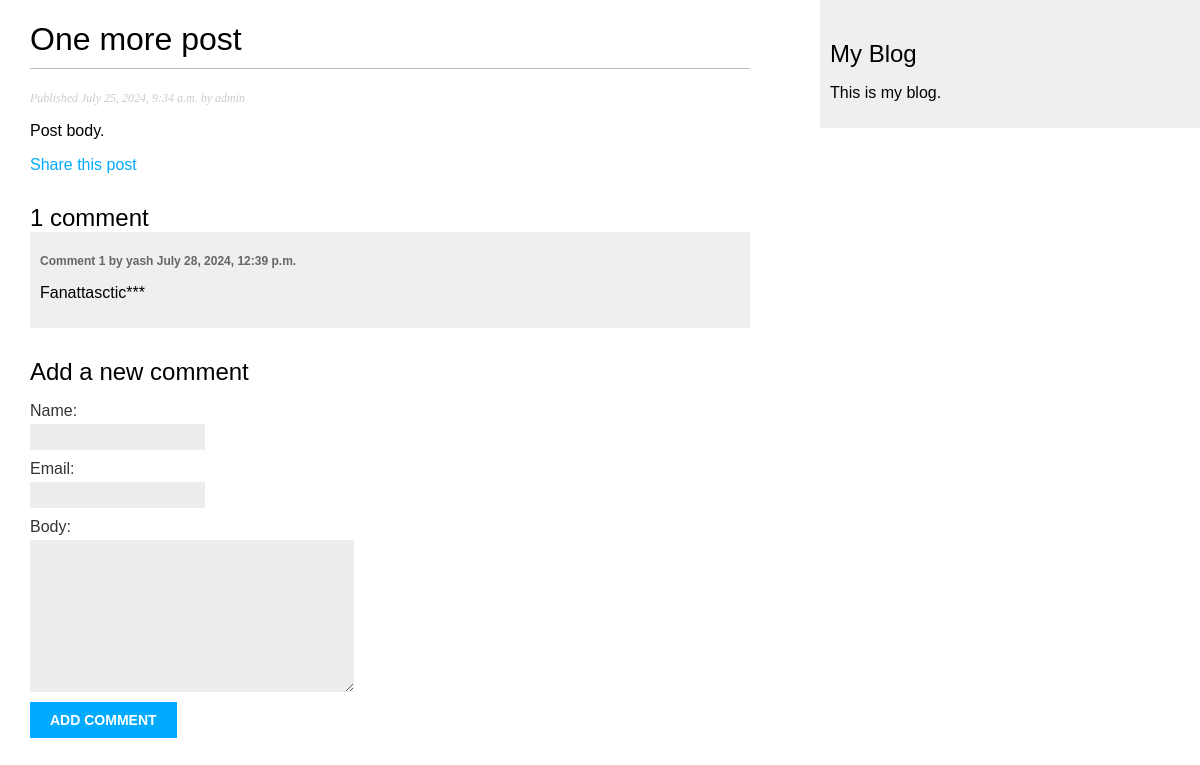
The page /blog/2024/7/25/one-more-post/ on the database its author committed.
### blog/models.py (models this page shows, shortened)
class Post(models.Model):
    class Status(models.TextChoices):
        PUBLISHED = 'PB', 'Published'
        DRAFT = 'DF', 'Draft'
    title = models.CharField(max_length=250)
    slug = models.SlugField(max_length=250, unique_for_date='publish')
    body = models.TextField()
    publish = models.DateTimeField(default=timezone.now)
    created = models.DateTimeField(auto_now_add=True)
    updated = models.DateTimeField(auto_now=True)
    status = models.CharField(max_length=2,choices=Status.choices, default=Status.DRAFT)
    """We use related_name to specify the name of the reverse relationship, from User to Post. This will
    allow us to access related objects easily from a user object by using the user.blog_posts notation. """
    author = models.ForeignKey(User, on_delete=models.CASCADE, related_name='blog_posts')
    objects = models.Manager() #default manager
    published = PublishedManager() #Custom object manager
    tags=TaggableManager()
    class Meta:
        ordering = ['-publish']
        indexes = [
            models.Index(fields=['-publish'])
        ]

class Comment(models.Model):
    post = models.ForeignKey(Post, on_delete=models.CASCADE, related_name='comments')
    name = models.CharField(max_length=80)
    email = models.EmailField()
    body = models.TextField()
    created = models.DateTimeField(auto_now_add=True)
    updated = models.DateTimeField(auto_now=True)
    active = models.BooleanField(default=True)
    class Meta:
        ordering = ['created']
        indexes = [
            models.Index(fields=['created']),
        ]

### blog/views.py (the view)
def post_detail(request, year, month, day, post):
    post = get_object_or_404(Post, status=Post.Status.PUBLISHED,
                             slug=post,
                             publish__year=year,
                             publish__month=month,
                             publish__day=day)
    comments = post.comments.filter(active=True)
    form = CommentForm()
    return render(request, 'blog/post/detail.html',
                  {'post':post,
                   'comments':comments,
                   'form':form})

### blog/forms.py
class CommentForm(forms.ModelForm):
    class Meta:
        model = Comment
        fields = ['name', 'email', 'body']

### blog/templates/blog/post/detail.html (shortened to what this page needs)
{% extends "blog/base.html" %}
{% block content %}
<h1>{{ post.title }}</h1>
<p class="date">
    Published {{ post.publish }} by {{ post.author }}
</p>
{{ post.body | linebreaks }}
<p>
    <a href="{% url "blog:post_share" post.id %}">
    Share this post
    </a>
</p>
    {% with comments.count as total_comments %}
        <h2>
            {{ total_comments }} comment{{total_comments|pluralize}}
        </h2>
    {% endwith %}
    {% for comment in comments %}
        <div class="comment">
            <p class="info">
                Comment {{ forloop.counter }} by {{ comment.name}}
                {{ comment.created }}
            </p>
            {{ comment.body | linebreaks}}
        </div>
        {% empty %}
            <p>There are no comments</p>
    {% endfor %}
    {% include "blog/post/includes/comment_form.html" %}
{% endblock%}

### blog/static/css/blog.css (style rules this page uses)
body { margin:0; padding:0; font-family:helvetica, sans-serif; }
a { color:#00abff; text-decoration:none; }
h1 { font-weight:normal; border-bottom:1px solid #bbb; padding:0 0 10px 0; }
h2 { font-weight:normal; margin:30px 0 0; }
p.date { color:#ccc; font-family: georgia, serif; font-size: 12px; font-style: italic; }
label { float:left; clear:both; color:#333; margin-bottom:4px; }
input, textarea { clear:both; float:left; margin:0 0 10px; background:#ededed; border:0; padding:6px 10px; font-size:12px; }
.comment { padding:10px; }
.comment:nth-child(even) { background:#efefef; }
.comment .info { font-weight:bold; font-size:12px; color:#666; }

### rows shown on the page
Post: title "One more post", publish "July 25, 2024, 9:34 a.m.", author "admin", body "Post body."
Comment: name "yash", created "July 28, 2024, 12:39 p.m.", body "Fanattasctic***"

### other values the page prints
{{ total_comments }} "1"
